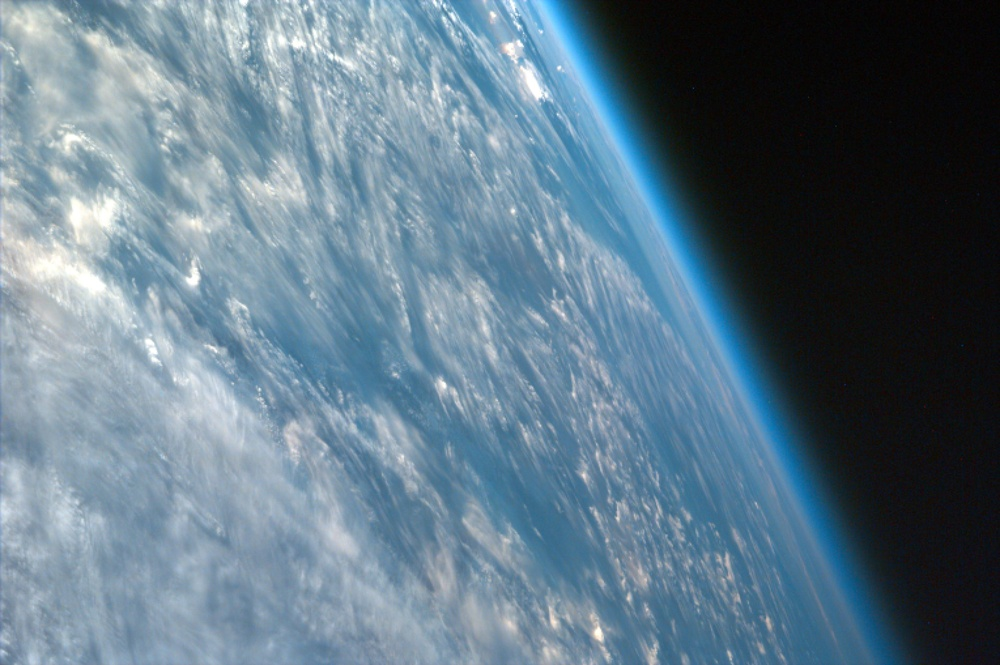
#> input picture ORIGINAL_IMAGES/BlueEarthTest.jpeg, 1000 x 665 px, shrunk from 3060 x 2036 before the run
$ python binary_image.py
#> lines starting #> are read from the running program, lines starting #| are printed output that depends on the picture; after the words box and inside, x2 and y2 are one past the last pixel; in counts of white or black regions, pixels touching at a corner belong together; long printed decimals are rounded
import cv2

img = cv2.imread('ORIGINAL_IMAGES/BlueEarthTest.jpeg', 0)
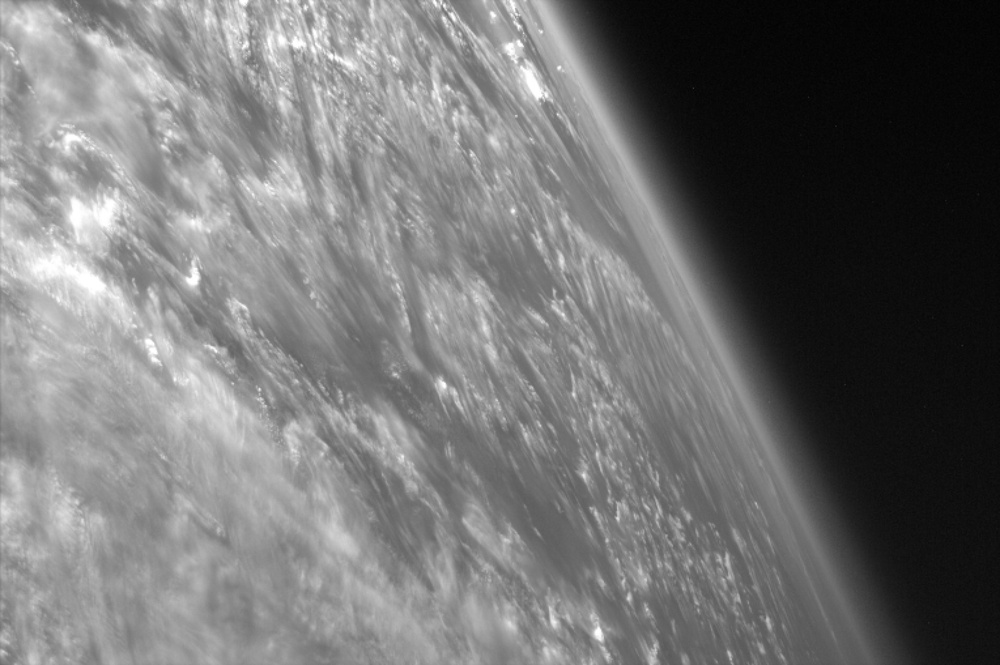
#> img: shape (665, 1000); min 1, max 255, mean 113.4

thresh = 35
bkgrd = 1

ret, bw_img = cv2.threshold(img, thresh, bkgrd, cv2.THRESH_BINARY_INV)
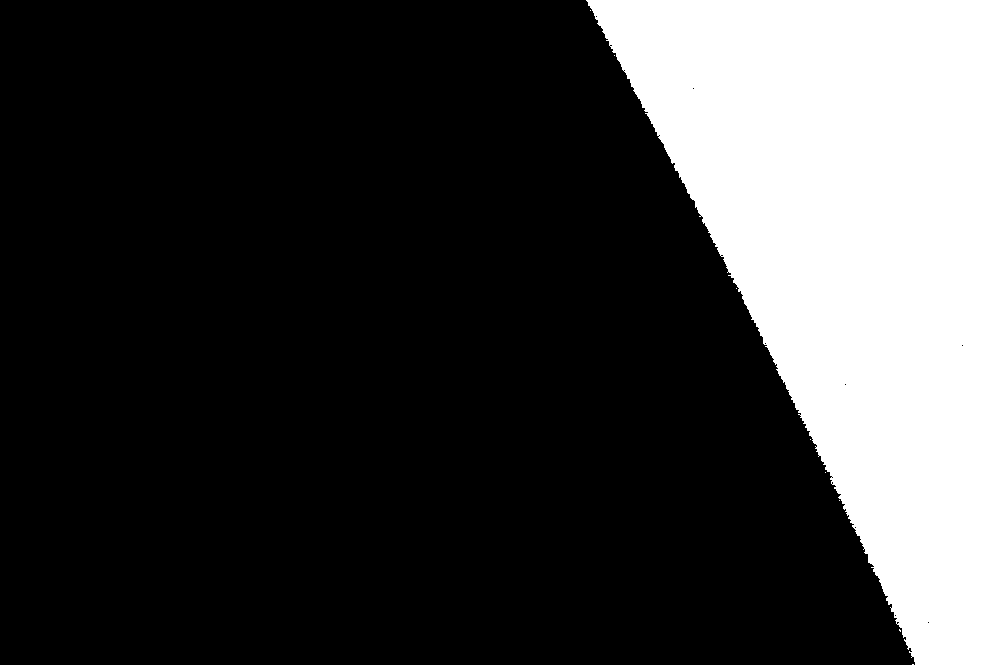
#> bw_img: shape (665, 1000); values 0 (black) and 1 (white), 24.3% white; 9 white regions (8 under 20 px), largest, box (x1, y1, x2, y2) and area: (586, 0, 1000, 665) 161833
#> ret = 35

bw = cv2.threshold(img, thresh, bkgrd, cv2.THRESH_BINARY)

#print(bw_img)

cnt = 0
height = len(bw_img)
#> height = 665
width = len(bw_img[0])
#> width = 1000
n = 25

for i in range(0, height, n):
    for j in range(0, width, n):
        cnt += bw_img[i][j]
#> after the loop, cnt = 252

#print(cnt)
print(cnt/(height * width / (n**2)) * 100)
#| 23.684

# [8 lines of commented-out code are left out]

$ run again, with ORIGINAL_IMAGES/Polar(Clouds).jpeg copied over ORIGINAL_IMAGES/BlueEarthTest.jpeg
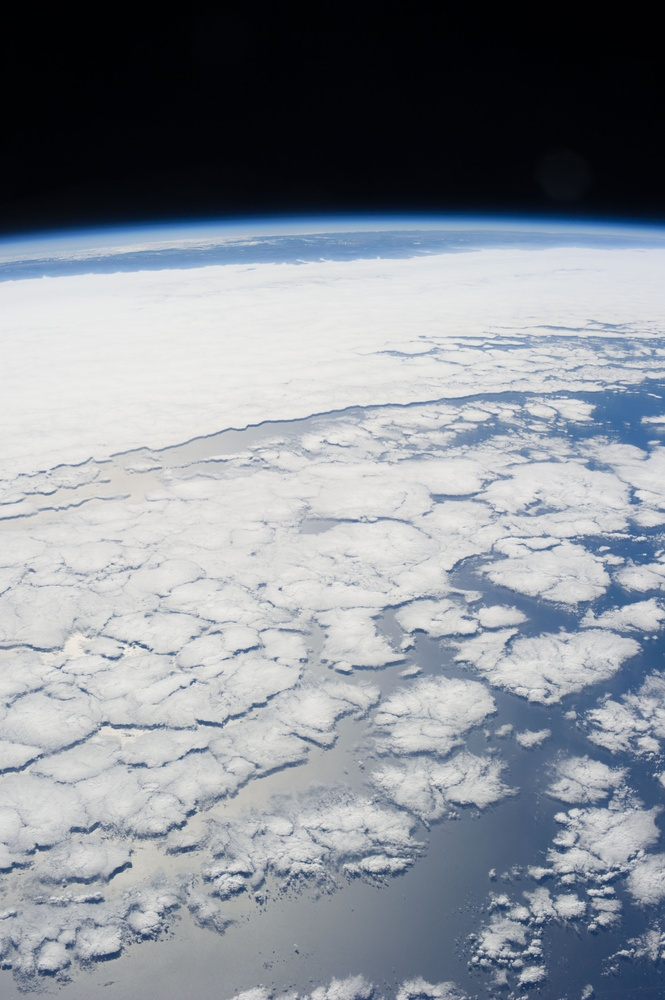
#> input picture ORIGINAL_IMAGES/Polar(Clouds).jpeg, 665 x 1000 px, shrunk from 2832 x 4256 before the run
#> `img = cv2.imread('ORIGINAL_IMAGES/BlueEarthTest.jpeg', 0)`:
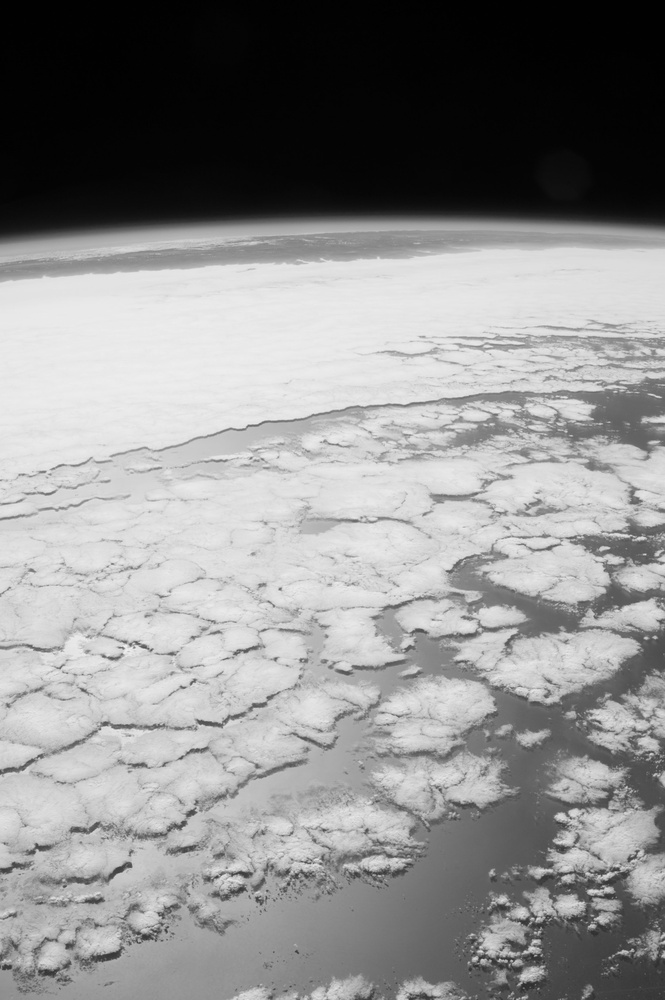
#> img: shape (1000, 665); min 0, max 245, mean 142.5
#> `ret, bw_img = cv2.threshold(img, thresh, bkgrd, cv2.THRESH_BINARY_INV)`:
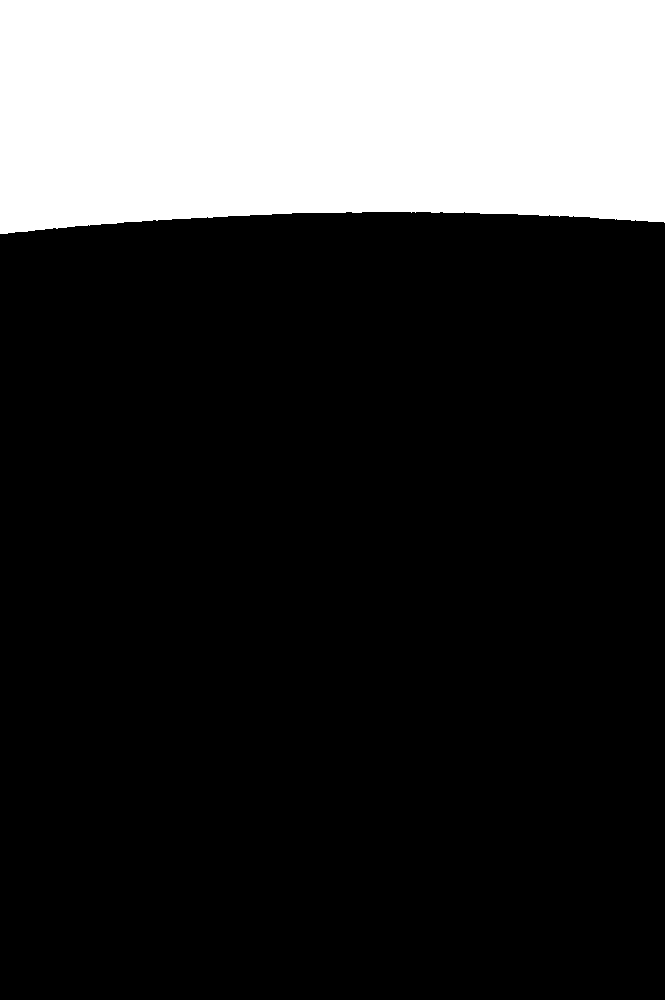
#> bw_img: shape (1000, 665); values 0 (black) and 1 (white), 21.8% white; 1 white region, box (x1, y1, x2, y2) and area: (0, 0, 665, 234) 145035
#> ret = 35
#> height = 1000
#> width = 665
#> after the loop `for i in range(0, height, n):`: cnt = 247
#| 23.214
